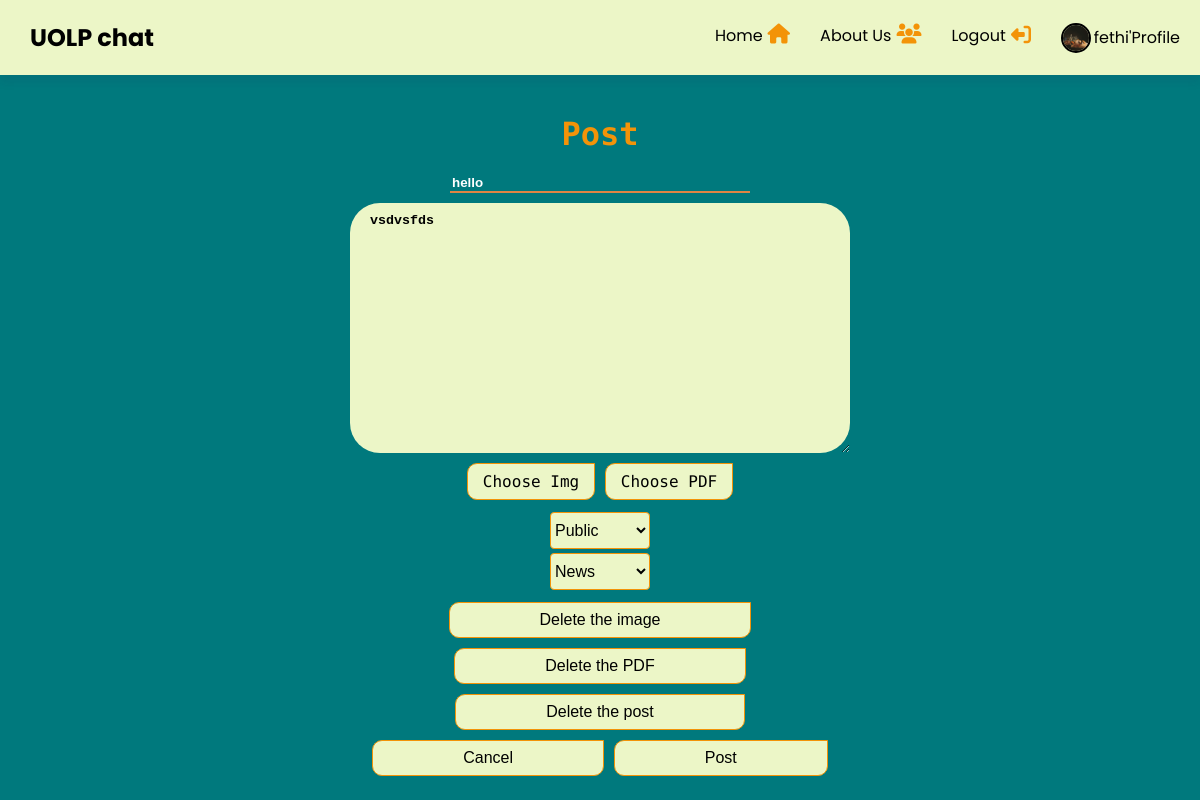
/post/edit/202/ (signed in), run on the app's committed database.
### pages/models.py (models this page shows, shortened)
class Profile(models.Model):
    user = models.OneToOneField(User, on_delete=models.CASCADE)
    image = models.ImageField(default='profile_pics/male_def.jpg', upload_to=user_directory_path)
    bio = models.TextField(default='No bio',max_length=100)
    class Meta:
        verbose_name = "All Profile"
        ordering = ['user_id']

### posts/models.py (models this page shows, shortened)
class Post(models.Model):
    CATEGORY_CHOICES = [
        ('News', 'News'),
        ('Question', 'Question'),
        ('Tips', 'Tips'),
        ('Event', 'Event'),
        ('Other', 'Other'),
    ]
    owner = models.ForeignKey(User, on_delete=models.CASCADE, default=1, verbose_name='owner')
    title = models.CharField(max_length=100)
    content = models.TextField()
    image = models.ImageField(upload_to='posted_images/%Y/%m/%d/', null=True, blank=True)
    pdf = models.FileField(upload_to='posted_pdfs/%Y/%m/%d/', null=True, blank=True, verbose_name='PDF file')
    date_posted = models.DateTimeField(auto_now_add=True, verbose_name='posted date')
    sender_id = models.IntegerField(default=0, verbose_name='sender id')
    sender_name = models.CharField(max_length=100, default='', verbose_name='sender name')
    active = models.BooleanField(default=True, verbose_name='public post')
    category = models.CharField(max_length=100, null=True, blank=True, choices=CATEGORY_CHOICES, verbose_name='category')
    class Meta:
        verbose_name = "All Post"
        ordering = ['-date_posted']

### pages/views.py (the view)
# urls.py: path('post/edit/<int:post_id>/', views.edit_post, name='edit_post'),
@transaction.atomic
def edit_post(request, post_id):
    current_post = Post.objects.get(id=post_id)
    current_user = request.user
    if request.method == 'POST':
        if 'btnPostEdite' in request.POST:
            title = request.POST.get('title')
            filtered_title = filter_bad_words(title)
            content = request.POST.get('content')
            filtered_content = filter_bad_words(content)
            category = request.POST.get('category')
            visibility = request.POST.get('visibility')
            active = visibility == 'public'
            image = request.FILES.get('image')
            pdf = request.FILES.get('pdf')
            if image and current_post.image:
                old_image_path = current_post.image.path
                if os.path.isfile(old_image_path):
                    os.remove(old_image_path)
            if pdf and current_post.pdf:
                old_pdf_path = current_post.pdf.path
                if os.path.isfile(old_pdf_path):
                    os.remove(old_pdf_path)
            current_post.title = filtered_title
            current_post.content = filtered_content
            current_post.category = category
            current_post.active = active
            if image:
                current_post.image = image
            if pdf:
                current_post.pdf = pdf
            current_post.save()
            return redirect('view_post', post_id=post_id)
        elif 'btnPostDelete' in request.POST:
            current_post.delete()
            return redirect('profile')
        elif 'btnPdfDelete' in request.POST:
            if current_post.pdf:
                folder_path = os.path.join(settings.MEDIA_ROOT, f"posted_pdfs/{current_post.date_posted.strftime('%Y/%m/%d')}")
                if os.path.exists(folder_path):
                    for filename in os.listdir(folder_path):
                        file_path = os.path.join(folder_path, filename)
                        if os.path.isfile(file_path):
                            os.remove(file_path)
                    os.rmdir(folder_path)
                current_post.pdf.delete()
            current_post.save()
            return render(request, 'posts/edit_post.html', {'post': current_post, "thisPage": 'edit_post'})
        elif 'btnImageDelete' in request.POST:
            if current_post.image:
                folder_path = os.path.join(settings.MEDIA_ROOT, f"posted_images/{current_post.date_posted.strftime('%Y/%m/%d')}")
                if os.path.exists(folder_path):
                    for filename in os.listdir(folder_path):
                        file_path = os.path.join(folder_path, filename)
                        if os.path.isfile(file_path):
                            os.remove(file_path)
                    os.rmdir(folder_path)
                current_post.image.delete()
            current_post.save()
            return render(request, 'posts/edit_post.html', {'post': current_post, "thisPage": 'edit_post'})
        elif 'btnCancel' in request.POST:
            return redirect('view_post', post_id=post_id)
    else:
        return render(request, 'posts/edit_post.html', {'post': current_post, "thisPage": 'edit_post'})

### templates/posts/edit_post.html (shortened to what this page needs)
{% extends 'base.html' %}
{% block content %}
{% if user.id == post.sender_id or user.is_superuser %}
<div class="wrapper_share_post">
<form method="POST" action="{% url 'edit_post' post.id %}" enctype="multipart/form-data">
    <div><h1>Post</h1></div>
    <div class="share_post_title_content">
        <input class="title" type="text" name="title" required value="{{ post.title }}">
        <textarea class="content" name="content" required>{{ post.content }}</textarea>
    </div>
    <div class="share_image_pdf">
        <label for="image-input" class="file-input-button">Choose Img</label>
        <label for="pdf-input" class="file-input-button">Choose PDF</label>
    </div>
    <div class="post_public_catregory">
        <div class="post_public_private">
            <select name="visibility" required>
                <option value="public" {% if post.visibility == 'public' %}selected{% endif %}>Public</option>
            </select>
        </div>
        <div class="post_category">
            <select name="category" required>
                <option value="News" {% if post.category == 'News' %}selected{% endif %}>News</option>
            </select>
        </div>
    </div>
<div class= "btn_edit_fethi">
<form method="POST" action="{% url 'edit_post' post.id %}">
  <button class="post-btn" type="submit" class="btn btn-primary" name="btnImageDelete" onclick="return confirmDeleteImage()">Delete the image</button>
</form>
<form method="POST" action="{% url 'edit_post' post.id %}">
  <button class="post-btn" type="submit" class="btn btn-primary" name="btnPdfDelete" onclick="return confirmDeletePdf()">Delete the PDF</button>
</form>
<form method="POST" action="{% url 'edit_post' post.id %}">
  <button class="post-btn" type="submit" class="btn btn-primary" name="btnPostDelete" onclick="return confirmDeletePost()">Delete the post</button>
</form>
  <button class="post-btn" type="submit" class="btn btn-primary" name="btnCancel">Cancel</button>
  <button class="post-btn" type="submit" class="btn btn-primary" name="btnPostEdit" onclick="return confirmEditPost()">Post</button>
</form>
</div>
{% endif %}
{% endblock %}

### templates/navbar.html (shortened to what this page needs)
<link rel="stylesheet" href="https://cdnjs.cloudflare.com/ajax/libs/font-awesome/6.5.1/css/all.min.css" />
<div class = "container_navbar">
<nav>
    <div class="logo">
         <h1>UOLP chat</h1>
         </div>
    <ul>
        <li><a href="{% url 'home' %}">Home<i class="fa-solid fa-house"></i></a></li>
        <li><a href="{% url 'about' %}">About Us<i class="fa-solid fa-users"></i></a></li>
        {% if not user.is_authenticated %}
        <li><a href="{% url 'signup' %}">Sign up<i class="fa-solid fa-user-plus"></i></a></li>
        <li><a href="{% url 'login' %}">Login<i class="fa-solid fa-right-to-bracket"></i></a></li>
        {% elif user.is_authenticated %}
        <li><a href="{% url 'logout' %}">Logout<i class="fa-solid fa-right-from-bracket fa-rotate-180"></i></a></li>
            {% if user.profile.image %}
            <li class ="nav_img"><div class="nav_post"><img src="{{ user.profile.image.url }}" alt="Profile Picture" height= "45"></div><a href="{% url 'profile' %}">{{user.first_name}}'Profile</a></li>
            {% else %}
            <li><a href="{% url 'profile' %}">{{user.username}}'Profile</a></li>
            {% endif %}
        {% endif %}
    </ul>
</nav>
</div>

### static/css/pages/home.css (style rules this page uses)
body { background-color: #f5f5f5; }
.wrapper_share_post { display: flex; font-family: "Ubuntu Sans Mono", monospace; text-align: center; justify-content: center; padding: 20px; flex-wrap: wrap; align-items: center; }
.wrapper_share_post h1 { margin-top: 20px; color: #f39308; }
.share_post_title_content { margin-top: 20px; align-items: center; display: flex; flex-direction: column; justify-content: center; row-gap: 10px; }
.share_post_title_content .title::placeholder { color: #ecf6c7; }
.share_post_title_content .title { outline: none; border: none; background-color: transparent; border-bottom: 2px solid #df8543; height: 20px; width: 300px; transition: 0.5s ease; font-weight: bold; color: white; }
.share_post_title_content .content { z-index: 20; min-height: 400px; background-color: #ecf6c7; width: 450px; font-weight: bold; padding-left: 20px; padding-right: 20px; padding-top: 10px; padding-bottom: 10px; border-radius: 30px; outline: none; border: none; }
.file-input-button { margin-top: 10px; margin-bottom: 10px; display: inline-block; cursor: pointer; padding: 8px 15px; background-color: #ecf6c7; color: #000000; border: none; font-size: 16px; transition: 0.5s ease; border-radius: 10px 0px 10px 10px; border: 1px solid #f39308; }
.post_public_private select, .post_category select { padding-top: 8px; background-color: #ecf6c7; padding-bottom: 8px; border: 1px solid #f39308; border-radius: 4px; font-size: 16px; outline: none; width: 100px; margin-bottom: 2px; margin-top: 2px; }
.wrapper_share_post button, .post-btn { margin-top: 10px; cursor: pointer; padding: 8px 90px; background-color: #ecf6c7; color: #000000; border: none; font-size: 16px; transition: 0.5s ease; border-radius: 10px 0px 10px 10px; border: 1px solid #f39308; }

### static/css/posts/edit_post.css (style rules this page uses)
.share_post_title_content .content { max-width: 500px; min-width: 500px; min-height: 250px; }

### static/css/base.css (style rules this page uses)
* { margin:0; box-sizing: border-box; }
body { background: #00797D; }

### static/css/nav_bar.css (style rules this page uses)
.container_navbar { font-family: "Poppins", sans-serif; width: 100%; height:auto; background:#ecf6c7; position: sticky; top: 0; z-index: 1000; box-shadow: rgba(37, 39, 89, 0.08) 0px 8px 8px 0; }
.container_navbar nav { display:flex; justify-content: space-between; align-items: center; padding-top:20px; padding-bottom: 20px; padding-left: 30px; cursor: pointer; }
.container_navbar nav .logo { transform: scale(1); transition: ease 0.5s; }
.container_navbar nav ul { display: flex; list-style: none; column-gap: 30px; margin-right: 20px; }
.container_navbar nav ul .nav_img { display: flex; }
.container_navbar nav ul li a { position: relative; text-decoration: none; color: rgb(0, 0, 0); transition: transform 0.5s ease-in-out; transition:ease 0.5s; }
.container_navbar nav ul li a::before { content: ""; position: absolute; height: 2px; width: 0; background: linear-gradient(to right,#051c41,#051c41); bottom: -2px; border-radius: 100px; transition: width 0.5s ease-in-out; }
.container_navbar nav ul li a i { margin-left: 5px; font-size: 20px; color:#f39308; }
.nav_post { width: 30px; height: 30px; border-radius: 50%; overflow: hidden; display: flex; align-items: center; justify-content: center; border: 2px solid #000000; }
.nav_post img { width: 100%; height: 100%; object-fit: cover; }
.nav_img { display: flex; align-items: center; column-gap: 3px; }

### data on the page
Post: title "hello", content "vsdvsfds", category "News"

### other printed values
{{ user.first_name }} "fethi"
